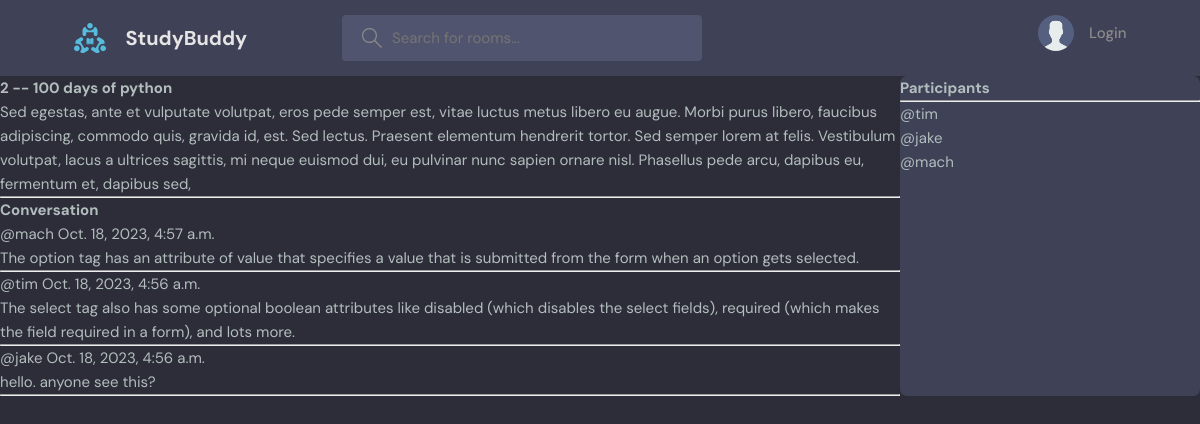
Page /room/2/ on the committed database.
### base/models.py (models this page shows, shortened)
class Room(models.Model):
      host = models.ForeignKey(User, on_delete=models.SET_NULL, null=True)
      topic = models.ForeignKey(Topic, on_delete=models.SET_NULL, null=True)
      name=models.CharField(max_length=200)
      description = models.TextField(null=True, blank=True)
      participants = models.ManyToManyField(User, related_name='participants', blank=True)
      updated = models.DateTimeField(auto_now=True)
      created = models.DateTimeField(auto_now_add=True)
      class Meta:
            ordering = ['-updated', '-created']

class Message(models.Model):
      user = models.ForeignKey(User, on_delete=models.CASCADE)
      room = models.ForeignKey(Room, on_delete=models.CASCADE)
      body = models.TextField()
      updated = models.DateTimeField(auto_now=True)
      created = models.DateTimeField(auto_now_add=True)
      class Meta:
            ordering = ['-updated', '-created']

### base/views/room_view.py (the view, shortened to what this page needs)
# urls.py: path('room/<str:id>/', views.room, name="room"),
def room(request, id):
    room = Room.objects.get(id=id)
    room_messages = room.message_set.all().order_by('-created')
    participants = room.participants.all()
    context = {'room': room, 'room_messages': room_messages, 'participants': participants}
    return render(request, 'base/room.html', context)

### base/templates/base/room.html (shortened to what this page needs)
{% extends 'main.html' %}
{% block content %}
    <div class="room-container">
        <div class="main-warapper">
            <div class="div">
                <h1> {{ room.id }} -- {{ room.name }}</h1>
                <p>{{ room.description }}</p>
            </div>
            <hr>
            <div class="comment-wrapper">
                <h3> Conversation</h3>
                {% for message in room_messages %}
                    <div class="div">
                        <small> @{{ message.user }} {{ message.created }}</small>
                        <p> {{ message.body }}</p>
                    </div>
                    <hr>
                {% endfor %}
            </div>
        </div>
        <div class="participants">
            <h3>Participants</h3>
            <hr>
            {% for user in participants %}
                <div>
                    <p>
                        @{{ user.username }}
                    </p>
                </div>
            {% endfor %}
        </div>
    </div>
{% endblock %}

### static/styles/style.css (style rules this page uses)
:root { --color-main: #71c6dd; --color-main-light: #e1f6fb; --color-dark: #3f4156; --color-dark-medium: #51546e; --color-dark-light: #696d97; --color-light: #e5e5e5; --color-gray: #8b8b8b; --color-light-gray: #b2bdbd; --color-bg: #2d2d39; --color-success: #5dd693; --color-error: #fc4b0b; }
* { font-family: "DM Sans", -apple-system, BlinkMacSystemFont, "Segoe UI", Roboto, Oxygen, Ubuntu, Cantarell, "Open Sans", "Helvetica Neue", sans-serif; margin: 0; padding: 0; box-sizing: border-box; text-rendering: optimizeLegibility; font-size: inherit; }
html { font-size: 56.25%; }
@media only screen and (min-width: 1200px) { html { font-size: 62.5%; } }
body { line-height: 1.6; font-weight: 400; font-size: 1.5rem; color: var(--color-light-gray); background-color: var(--color-bg); min-height: 100vh; }
.room, .participants { background: var(--color-dark); max-height: 87.5vh; border-radius: 0.7rem; overflow: hidden; position: relative; }

### base/templates/base/room.html (style rules this page uses)
.room-container { display: grid; grid-template-columns: 3fr 1fr; }

### rows in the picture
Room: id "2", name "100 days of python", description "Sed egestas, ante et vulputate volutpat, eros pede semper est, vitae luctus metus libero eu augue. Morbi purus libero, faucibus adipiscing, commodo quis, gravida id, est. Sed lectus. Praesent elementum hendrerit tortor. Sed semper lorem at felis. Vestibulum volutpat, lacus a ultrices sagittis, mi neque euismod dui, eu pulvinar nunc sapien ornare nisl. Phasellus pede arcu, dapibus eu, fermentum et, dapibus sed,"
Message: user "mach", created "Oct. 18, 2023, 4:57 a.m.", body "The option tag has an attribute of value that specifies a value that is submitted from the form when an option gets selected."
Message: user "tim", created "Oct. 18, 2023, 4:56 a.m.", body "The select tag also has some optional boolean attributes like disabled (which disables the select fields), required (which makes the field required in a form), and lots more."
Message: user "jake", created "Oct. 18, 2023, 4:56 a.m.", body "hello. anyone see this?"

### other values in the picture
{{ user.username }} "tim"
{{ user.username }} "jake"
{{ user.username }} "mach"
